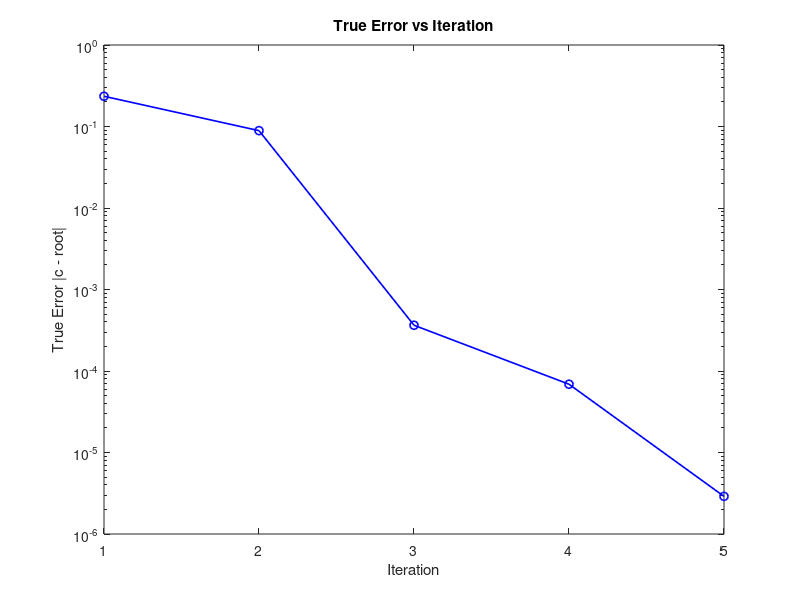

Source code (MATLAB):
%% Assignemnt - 4
% Regula Falsi

% Name        : Mohamed Mafaz
% Roll Number : AM25M009
% Department  : Applied Mechanics

clc;
clear;
close all;

%% Part 1 (Preprocessing)

f = @(x) sin(10*x) + cos(3*x);
a = 3;
b = 6;

tolerance = 1e-4;
loop = 0;

root_true = 5.67903;

%% Part 2 (Processing)

% Ensure the initial bracket is valid
if f(a) * f(b) > 0
    error('f(a) and f(b) must have opposite signs.');
end

% Initial c
c = b - (f(b) * (b - a)) / (f(b) - f(a));

iter_arr  = []; err_arr  = [];

while abs(f(c)) > tolerance
    if f(a) * f(c) < 0
        b = c;
    else
        a = c;
    end
    
    c = b - (f(b) * (b - a)) / (f(b) - f(a));
    loop = loop + 1;
    iter_arr(loop) = loop;
    err_arr(loop)  = abs(c - root_true);
    fprintf('Loop: %d | c: %.8f | f(c): %.8e | err: %.8e\n', loop, c, f(c), abs(c - root_true));
end

%% Part 3 (Post Processing / Plotting)

fprintf('\nRoot ≈ %.8f found in %d iterations\n', c, loop);
semilogy(iter_arr, err_arr, 'b-o', 'LineWidth',1.2); hold on;
xlabel('Iteration');
ylabel('True Error |c - root|');
title('True Error vs Iteration');


% --- Estimate order R from the last few iterations ---

% R = [ ln(e_n+1 / e_n) ] / [ ln(e_n / e_n-1) ]

Rvals = zeros(1,length(err_arr)-2);

for k = 3:length(err_arr)
    Rvals(k-2) = abs(log(err_arr(k)/err_arr(k-1)) / log(err_arr(k-1)/err_arr(k)));
end

R_est = mean(Rvals);  % mean of last few
fprintf('\n\nEstimated order R = %.4f\n', R_est);

